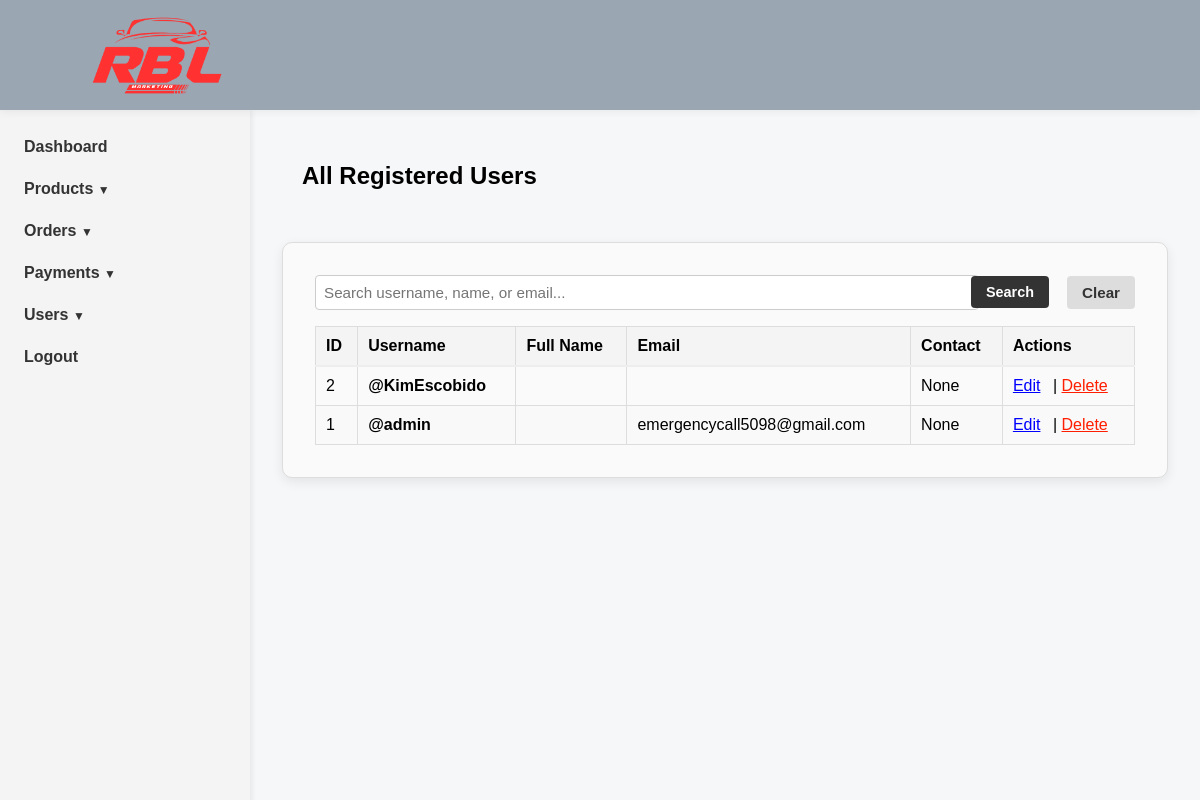
The page /dashboard/users/ (signed in) on the database as committed earlier.
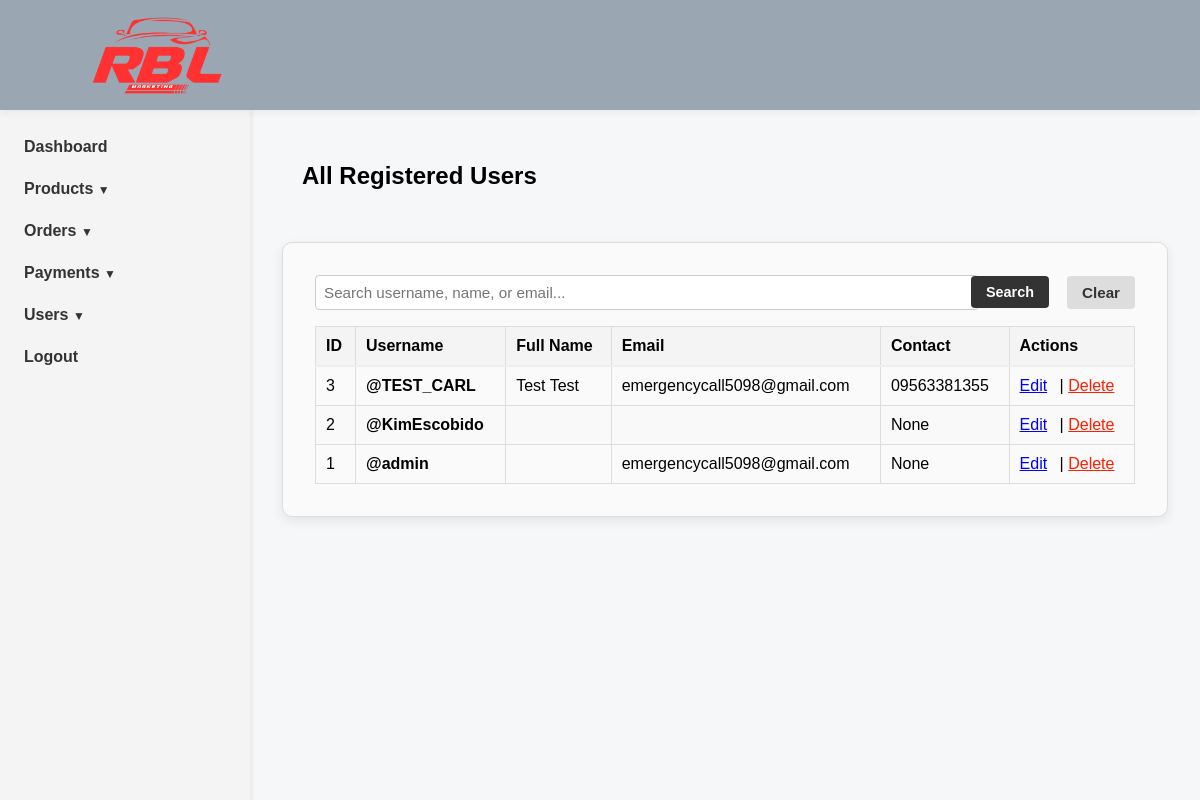
The same page on the database as committed later.
### accounts/models.py (models this page shows)
class CustomUser(AbstractUser):
    middle_name = models.CharField(max_length=50, blank=True, null=True)
    contact_number = models.CharField(max_length=15, blank=True, null=True)
    address = models.TextField(blank=True, null=True)
    birthdate = models.DateField(blank=True, null=True)

### store_dashboard/views.py (the view, shortened to what this page needs)
# urls.py: path('users/', views.dashboard_users, name='dashboard_users'),
@staff_member_required
def dashboard_users(request):
    users = User.objects.all().order_by('-date_joined')
    search_query = request.GET.get('search', '')
    context = {
        'users': users,
    }
    return render(request, 'store_dashboard/dashboard_users.html', context)

### catalog/context_processors.py (called while the page is built)
def global_nav_data(request):
    return {
        'nav_categories': Category.objects.all(),
        'nav_brands': Brand.objects.all(),
    }

### store_dashboard/templates/store_dashboard/dashboard_users.html (shortened to what this page needs)
{% extends 'store_dashboard/base_admin.html' %}
{% load static %}
{% block content %}
<main>
    <div class="add-button-section">
        <h2>All Registered Users</h2>
    </div>
    <div class="admin-products-container">
        <form method="get" action="" class="filter-controls" style="margin-bottom:1rem; display: flex; gap: 10px;">
            <div class="search-box" style="flex: 1;">
                <input type="text" name="search" placeholder="Search username, name, or email..." value="{{ request.GET.search }}" style="width: 100%; padding: 8px; border-radius: 4px; border: 1px solid #ccc;">
            </div>
            <button type="submit" class="filter-btn" style="padding: 8px 15px; background: #333; color: white; border: none; border-radius: 4px;">Search</button>
            <a href="{% url 'dashboard_users' %}" class="clear-btn" style="padding: 8px 15px; background: #ddd; color: #333; text-decoration: none; border-radius: 4px;">Clear</a>
        </form>
        <table style="width: 100%; border-collapse: collapse;">
            <thead>
                <tr style="border-bottom: 2px solid #eee; text-align: left;">
                    <th style="padding: 10px;">ID</th>
                    <th style="padding: 10px;">Username</th>
                    <th style="padding: 10px;">Full Name</th>
                    <th style="padding: 10px;">Email</th>
                    <th style="padding: 10px;">Contact</th>
                    <th style="padding: 10px;">Actions</th>
                </tr>
            </thead>
            <tbody>
                {% for target_user in users %}
                    <tr style="border-bottom: 1px solid #eee;">
                        <td style="padding: 10px;">{{ target_user.id }}</td>
                        <td style="padding: 10px; font-weight: bold;">@{{ target_user.username }}</td>
                        <td style="padding: 10px;">{{ target_user.first_name }} {{ target_user.last_name }}</td>
                        <td style="padding: 10px;">{{ target_user.email }}</td>
                        <td style="padding: 10px;">{{ target_user.contact_number }}</td>
                        <td style="padding: 10px;">
                            <button type="button" class="editBtn" style="background:none; border:none; color:blue; text-decoration:underline; cursor:pointer; padding:0; font-size:1rem;"
                                data-id="{{ target_user.id }}"
                                data-username="{{ target_user.username }}"
                                data-firstname="{{ target_user.first_name }}"
                                data-lastname="{{ target_user.last_name }}"
                                data-email="{{ target_user.email }}"
                                data-contact="{{ target_user.contact_number }}"
                                data-address="{{ target_user.address }}">
                                Edit
                            </button> |
                            <a href="{% url 'delete_user' target_user.id %}" onclick="return confirm('Are you sure you want to delete user {{ target_user.username }}?');" style="color: #ff1e00; text-decoration: underline;">Delete</a>
                        </td>
                    </tr>
                {% empty %}
                    <tr><td colspan='6' style="text-align: center; padding: 20px;">No users found.</td></tr>
                {% endfor %}
            </tbody>
        </table>
    </div>
</main>
{% endblock %}

Rows that differ between the two databases and show on the page:
added CustomUser: id "3", username "TEST_CARL", first_name "Test", last_name "Test", email "emergencycall5098@gmail.com", contact_number "09563381355"
